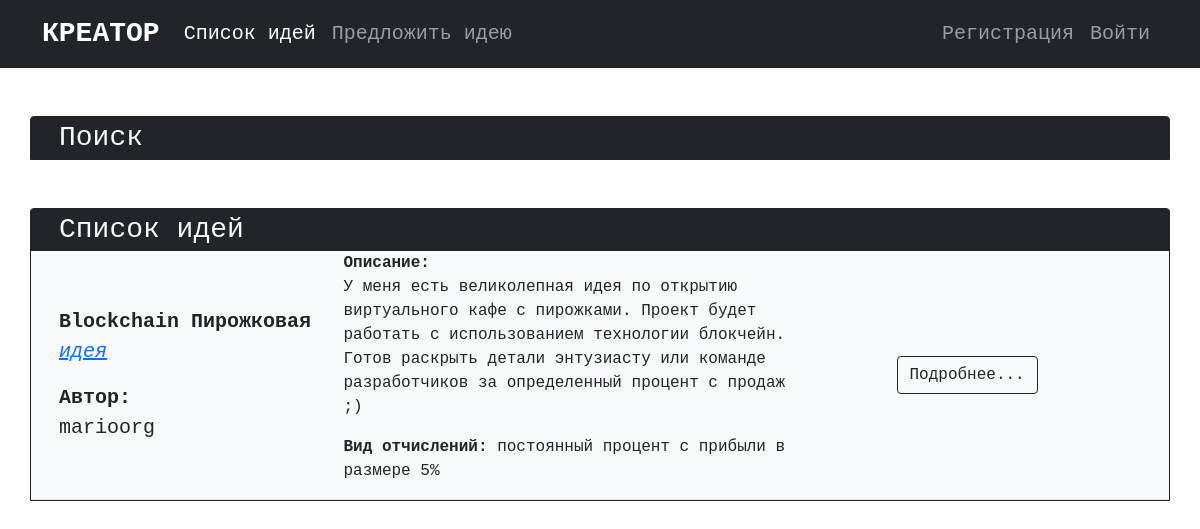
Page /ideas.php?search=1 on the committed database.
### tables this page shows
CREATE TABLE `ideas` (
  `IdeaID` int NOT NULL,
  `Title` text NOT NULL,
  `CategoryID` int NOT NULL,
  `Description` text NOT NULL,
  `UserID` int NOT NULL,
  `FeeID` int NOT NULL,
  `FeeAmount` int NOT NULL,
  `StageID` int NOT NULL
);

CREATE TABLE `stages` (
  `StageID` int NOT NULL,
  `Title` text NOT NULL
);

CREATE TABLE `users` (
  `UserID` int NOT NULL,
  `FIO` text NOT NULL,
  `Login` varchar(20) NOT NULL,
  `Password` varchar(40) NOT NULL,
  `E-mail` varchar(40) NOT NULL,
  `Career` text NOT NULL,
  `Status` int NOT NULL
);

CREATE TABLE `fees` (
  `FeeID` int NOT NULL,
  `Title` text NOT NULL
);

### ideas.php (the view, shortened to what this page needs)
<html>
    <head>
        <link href="https://cdn.jsdelivr.net/npm/bootstrap@5.1.3/dist/css/bootstrap.min.css" rel="stylesheet">
    </head>
    <body class="font-monospace">
        <nav class="navbar navbar-expand-lg navbar-dark bg-dark">
            <div class="container">
                <a class="navbar-brand fs-3 fw-bold" href="/">КРЕАТОР</a>
                <div class="collapse navbar-collapse fs-5" id="navbarContent">
                    <ul class="navbar-nav me-auto">
                        <li class="nav-item">
                            <a class="nav-link active" aria-current="page" href="/ideas.php">Список идей</a>
                        </li>
                        <li class="nav-item">
                            <a class="nav-link" href="/suggest.php">Предложить идею</a>
                        </li>
                    </ul>
                    <ul class="navbar-nav">
                    <?php
                        if (!isset($_SESSION['userid']))
                        {
                            echo '<li class="nav-item">
                                <a class="nav-link" href="/registration.php">Регистрация</a>
                            </li>
                            <li class="nav-item">
                                <a class="nav-link" href="/login.php">Войти</a>
                            </li>';
                        }
                    ?>
                    </ul>
                </div>
            </div>
        </nav>
        <div class="container mt-5 mb-5 border border-dark rounded-top bg-dark">
            <div class="row text-light fs-3 ms-3" type="button" data-bs-toggle="collapse" data-bs-target="#searchIdea" aria-expanded="false" aria-controls="searchIdea">Поиск</div>
                        <?php
                            $database = mysqli_connect('localhost', 'root', '', 'creator');
                            $result = mysqli_query($database, "SELECT * FROM `stages`");
                        ?>
        </div>
        <div class="container mt-5 mb-5 border border-dark rounded-top bg-dark">
            <div class="row text-light fs-3 ms-3">Список идей</div>
            <?php
                $search = $_GET['search'];
                if (!isset($search))
                {
                    $result = mysqli_query($database, "SELECT * FROM `ideas`");
                }
                else
                {
                    $result = mysqli_query($database, "SELECT * FROM `ideas` WHERE `stageid` = $search");
                }
                if (mysqli_num_rows($result) > 0)
                {
                    while ($row = mysqli_fetch_row($result))
                    {
                        echo '<div class="row bg-light align-items-center border-bottom">';
                        echo '<div class="col-3 fs-5 ms-3 pt-3">';
                        echo '<p><b>'.$row[1];
                        $stage = mysqli_fetch_row(mysqli_query($database, "SELECT * FROM `stages` WHERE `stageid` = $row[7]"));
                        echo '</b><br><i><a href="/ideas.php?search='.$stage[0].'" class="link-primary">'.$stage[1].'</a></i></p>';
                        $author = mysqli_fetch_row(mysqli_query($database, "SELECT `login` FROM `users` WHERE `userid` = $row[4]"));
                        echo '<p><b>Автор:</b><br>'.$author[0].'</p>';
                        echo '</div>';
                        echo '<div class="col-5 fs-6">';
                        echo '<p><b>Описание:</b><br>'.$row[3].'</p>';
                        $fee = mysqli_fetch_row(mysqli_query($database, "SELECT * FROM `fees` WHERE `feeid` = $row[5]"));
                        if ($fee[0] == 1) { $fee_type = ' руб.'; }
                        else { $fee_type = '%'; }
                        echo '<p><b>Вид отчислений: </b>'.$fee[1].' в размере '.$row[6], $fee_type.'</p>';
                        echo '</div>';
                        echo '<div class="col-3 ms-auto">';
                        echo '<a class="btn btn-outline-dark" href="/idea.php?id='.$row[0].'" role="button">Подробнее...</a>';
                        echo '</div>';
                        echo '</div>';
                    }
                }
                else
                {
                    echo '<div class="row bg-light">';
                    echo '<p class=" fs-5 ms-3 pt-3">нет идей ;(</p>';
                    echo '</div>';
                }
            ?>
        </div>
    </body>
</html>

### rows in the picture
ideas: Title "Blockchain Пирожковая", StageID.Title "идея", UserID.Login "marioorg", Description "У меня есть великолепная идея по открытию виртуального кафе с пирожками. Проект будет работать с использованием технологии блокчейн. Готов раскрыть детали энтузиасту или команде разработчиков за определенный процент с продаж ;)", FeeID.Title "постоянный процент с прибыли", FeeAmount "5", FeeID.FeeID "%"
